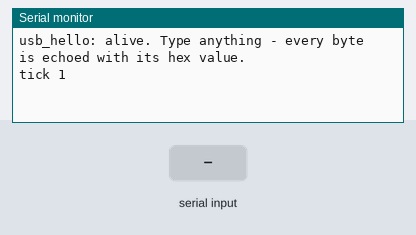
Bench run of a sketch on a simulated ESP32. Parts: the last lines printed to the serial monitor. The inputs (shaded band) are chosen by the test bench.

Above: at 1.4 s.
1.5 s: "1" received over Serial
At 1.9 s:
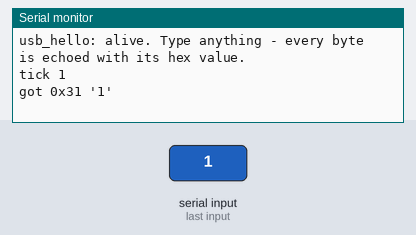
3.0 s: "0" received over Serial
At 3.8 s:
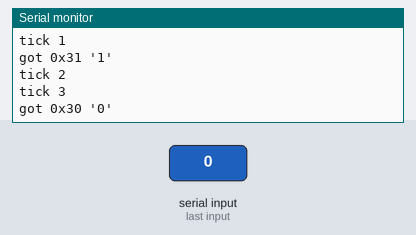
4.5 s: "2" received over Serial
At 4.9 s:
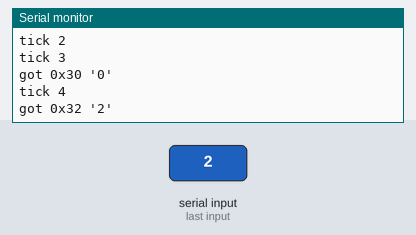
Timing chart, 0 to 7.5 s (numbered marks = the images above; inputs shaded):
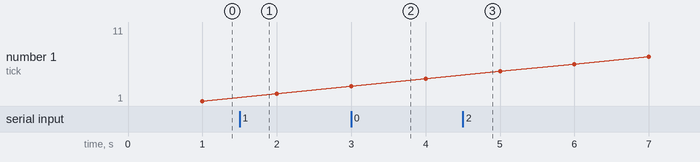

The sketch:

usb_hello.ino
```cpp
// Isolation test. No BLE, no second UART, no amp - nothing but the USB console.
// If this board cannot print over USB, nothing else is worth debugging.
//
// Upload with the SAME board settings you use for scp_bench, especially
// Tools -> "USB CDC On Boot: Enabled" (it is a build flag: changing the menu
// without re-uploading does nothing).
//
// Expected, within a few seconds of opening the monitor:
//
//   usb_hello: alive. Type anything - every byte is echoed with its hex value.
//   tick 1
//   tick 2
//
// Read it like this:
//   ticks appear                 -> the chip runs and USB CDC works
//   nothing at all               -> USB CDC On Boot is off, or the sketch is not running
//   ticks, but typing shows      -> the console is fine and the problem is in scp_bench
//     nothing                       (or your terminal is not sending what you think)
//
// Pressing Enter should show ONE of:
//   got 0x0D '.'   CR      - fine
//   got 0x0A '.'   LF      - fine
//   both                   - fine
//   nothing                - your terminal is set to "No line ending", which is why
//                            scp_bench never runs your command: it dispatches on CR/LF.

void setup() {
  Serial.begin(115200);
  uint32_t t0 = millis();
  while (!Serial && millis() - t0 < 3000) delay(10);   // wait for the host to attach
  delay(200);
  Serial.print("\r\nusb_hello: alive. Type anything - every byte is echoed with its hex value.\r\n");
}

void loop() {
  static uint32_t last = 0, n = 0;
  if (millis() - last >= 1000) {                        // proof of life, once a second
    last = millis();
    Serial.printf("tick %lu\r\n", (unsigned long)++n);
  }
  while (Serial.available()) {
    int c = Serial.read();
    Serial.printf("got 0x%02X '%c'\r\n", c, (c >= 0x20 && c < 0x7F) ? (char)c : '.');
  }
}
```

Measured:
- after the input at 1.5 s, the serial monitor: prints a new line at once (image 1)
- after the input at 3.0 s, the serial monitor: prints a new line at once (image 2)
- after the input at 4.5 s, the serial monitor: prints a new line at once (image 3)
